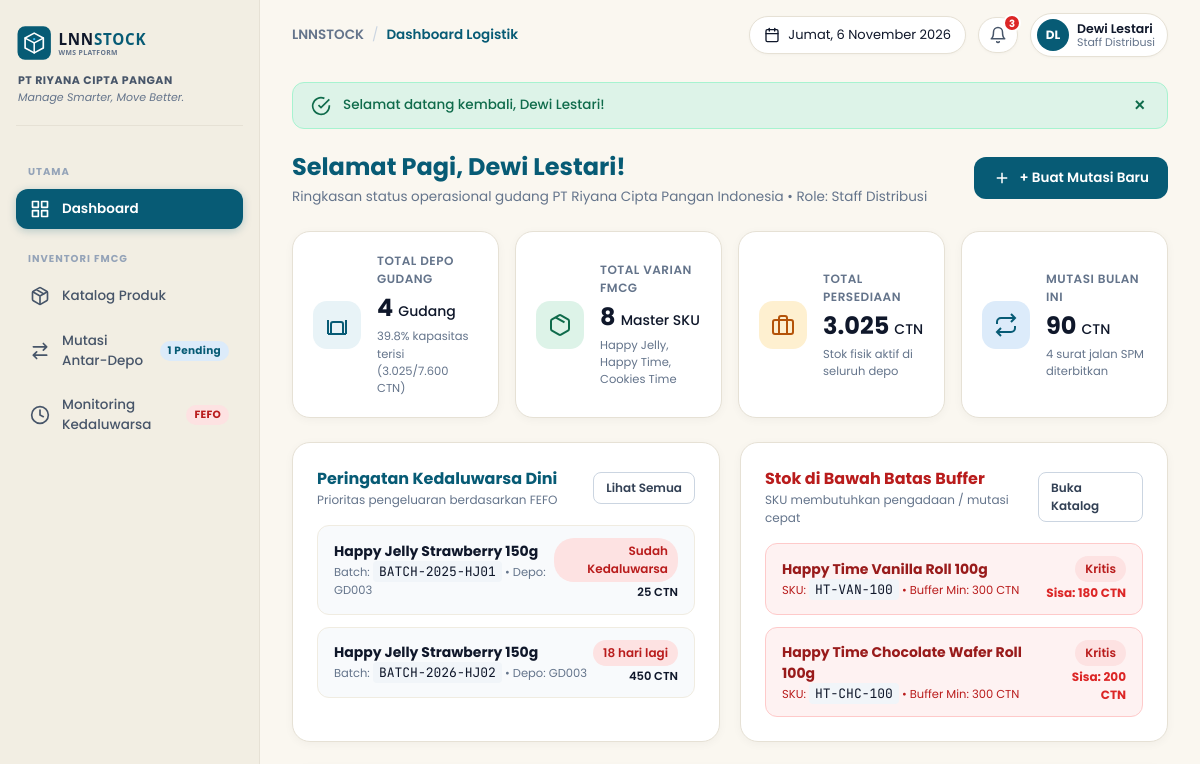
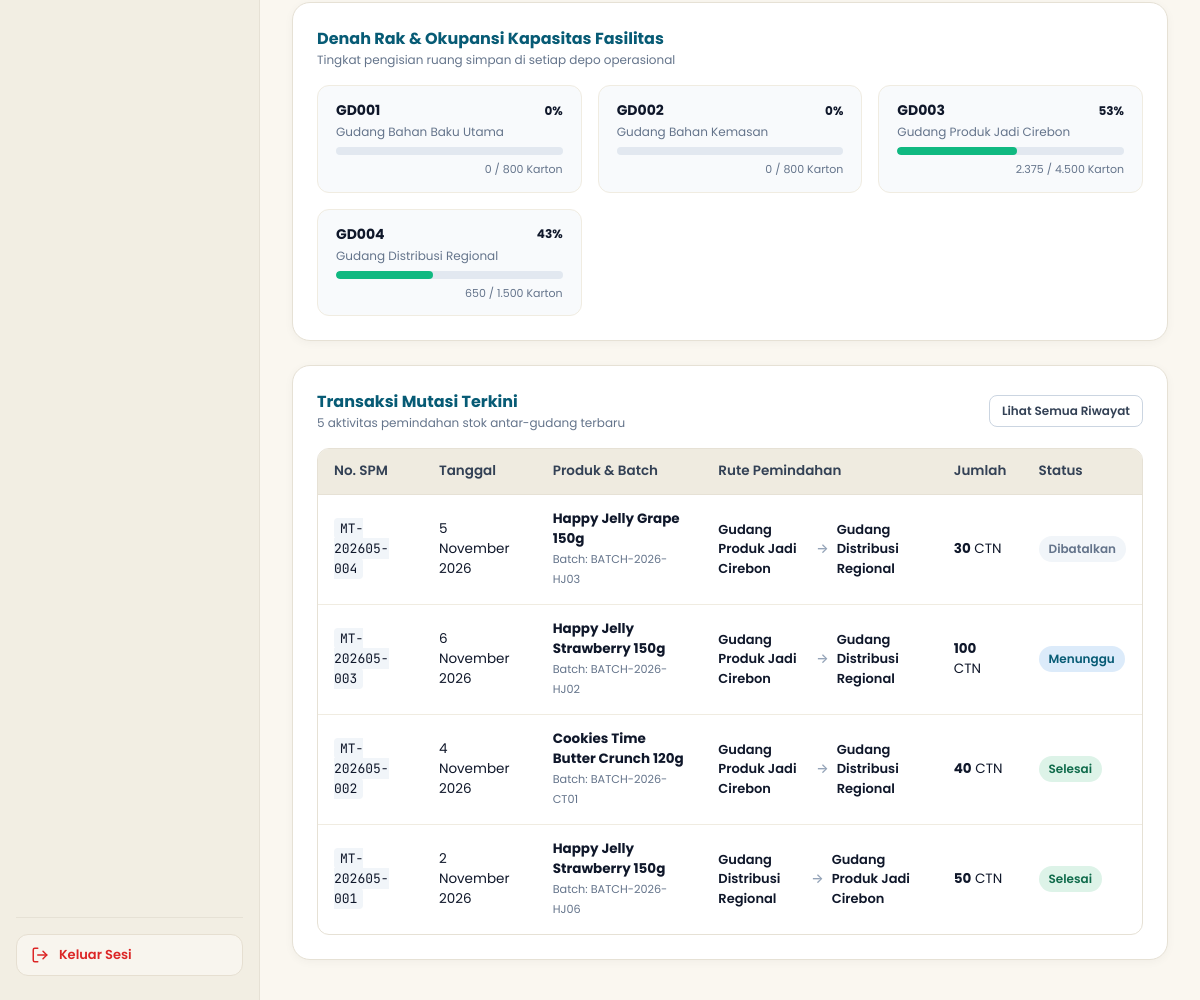
The page /?page=dashboard (signed in) on the database its author committed (2 pictures, top to bottom).
### tables this page shows
CREATE TABLE IF NOT EXISTS batch_stok (
  id INT AUTO_INCREMENT PRIMARY KEY,
  id_produk INT NOT NULL,
  id_depo INT NOT NULL,
  id_rak INT NULL,                         
  no_batch VARCHAR(30) NOT NULL,
  tgl_masuk DATE NOT NULL,                 
  tgl_expired DATE NOT NULL,               
  jumlah INT NOT NULL DEFAULT 0,           
  UNIQUE KEY uq_batch (no_batch, id_produk, id_depo),
  FOREIGN KEY (id_produk) REFERENCES produk(id) ON DELETE RESTRICT,
  FOREIGN KEY (id_depo)   REFERENCES depo(id)   ON DELETE RESTRICT,
  FOREIGN KEY (id_rak)    REFERENCES rak(id)    ON DELETE RESTRICT
);

CREATE TABLE IF NOT EXISTS produk (
  id INT AUTO_INCREMENT PRIMARY KEY,
  kode_sku VARCHAR(20) NOT NULL UNIQUE,    
  nama_produk VARCHAR(100) NOT NULL,
  kategori VARCHAR(40) NOT NULL,           
  isi_per_karton INT NOT NULL DEFAULT 1,
  masa_simpan_bulan INT NOT NULL DEFAULT 12,
  buffer_minimum INT NOT NULL DEFAULT 0,   
  gambar VARCHAR(150) NULL
);

CREATE TABLE IF NOT EXISTS depo (
  id INT AUTO_INCREMENT PRIMARY KEY,
  kode_depo VARCHAR(10) NOT NULL UNIQUE,   
  nama_depo VARCHAR(100) NOT NULL,
  jenis_depo VARCHAR(30) NOT NULL,         
  lokasi VARCHAR(150) NOT NULL,
  status VARCHAR(10) NOT NULL DEFAULT 'Aktif'
);

CREATE TABLE IF NOT EXISTS mutasi (
  id INT AUTO_INCREMENT PRIMARY KEY,
  no_mutasi VARCHAR(20) NOT NULL UNIQUE,   
  id_batch INT NOT NULL,                   
  id_depo_tujuan INT NOT NULL,
  jumlah INT NOT NULL,
  tanggal DATE NOT NULL,
  status VARCHAR(12) NOT NULL DEFAULT 'Menunggu',     
  id_user INT NOT NULL,
  FOREIGN KEY (id_batch)       REFERENCES batch_stok(id) ON DELETE RESTRICT,
  FOREIGN KEY (id_depo_tujuan) REFERENCES depo(id)       ON DELETE RESTRICT,
  FOREIGN KEY (id_user)        REFERENCES users(id)      ON DELETE RESTRICT
);

### views/dashboard/index.php (the view, shortened to what the rows shown need)
<div class="page-header">
    <div>
        <h1 class="page-title"><?= e($greeting) ?>, <?= e($currentUser['nama_lengkap'] ?? 'Agung Prayitno') ?>!</h1>
    </div>
</div>
<div class="form-grid-2" style="margin-bottom: 24px;">
    <div class="card" style="margin-bottom: 0;">
        <?php if (empty($urgentBatches)): ?>
            <p class="text-muted text-center" style="padding: 20px;">Tidak ada batch yang mendekati tanggal kedaluwarsa.</p>
        <?php else: ?>
            <div style="display:flex; flex-direction:column; gap: 12px;">
                <?php foreach ($urgentBatches as $ub): ?>
                    <?php
                    $sisa = (int) $ub['sisa_hari'];
                    $isLewat = $sisa < 0;
                    $badgeClass = ($sisa <= 30) ? 'badge-red' : 'badge-yellow';
                    $labelSisa = $isLewat ? 'Sudah Kedaluwarsa' : $sisa . ' hari lagi';
                    ?>
                    <div
                        style="display:flex; justify-content:space-between; align-items:center; padding: 12px 16px; background-color: #F8FAFC; border-radius: 12px; border: 1px solid var(--border-light);">
                        <div>
                            <strong><?= e($ub['nama_produk']) ?></strong>
                            <div style="font-size: 11.5px; color:#64748B;">
                                Batch: <code><?= e($ub['no_batch']) ?></code> &bull; Depo: <?= e($ub['kode_depo']) ?>
                            </div>
                        </div>
                        <div style="text-align: right;">
                            <span class="badge <?= $badgeClass ?>"><?= $labelSisa ?></span>
                            <div style="font-size: 11.5px; font-weight: 600; margin-top: 2px;">
                                <?= format_number($ub['jumlah']) ?> CTN
                            </div>
                        </div>
                    </div>
                <?php endforeach; ?>
            </div>
        <?php endif; ?>
    </div>
    <div class="card" style="margin-bottom: 0;">
        <?php if (empty($kritisProduk)): ?>
            <p class="text-muted text-center" style="padding: 20px;">Semua produk berada dalam batas buffer aman.</p>
        <?php else: ?>
            <div style="display:flex; flex-direction:column; gap: 12px;">
                <?php foreach ($kritisProduk as $kp): ?>
                    <div
                        style="display:flex; justify-content:space-between; align-items:center; padding: 12px 16px; background-color: #FEF2F2; border-radius: 12px; border: 1px solid #FECACA;">
                        <div>
                            <strong style="color: #991B1B;"><?= e($kp['nama_produk']) ?></strong>
                            <div style="font-size: 11.5px; color:#B91C1C;">
                                SKU: <code><?= e($kp['kode_sku']) ?></code> &bull; Buffer Min:
                                <?= format_number($kp['buffer_minimum']) ?> CTN
                            </div>
                        </div>
                        <div style="text-align: right;">
                            <span class="badge badge-red">Kritis</span>
                            <div style="font-size: 12px; font-weight: 700; color: #DC2626; margin-top: 2px;">
                                Sisa: <?= format_number($kp['stok_karton']) ?> CTN
                            </div>
                        </div>
                    </div>
                <?php endforeach; ?>
            </div>
        <?php endif; ?>
    </div>
</div>
<div class="card" style="margin-bottom: 24px;">
    <div style="display:grid; grid-template-columns: repeat(auto-fit, minmax(240px, 1fr)); gap: 16px;">
        <?php foreach ($depoSummaries as $ds): ?>
            <?php
            $kap = (int) $ds['kapasitas'];
            $isi = (int) $ds['terisi'];
            $pct = ($kap > 0) ? round(($isi / $kap) * 100) : 0;
            $pCol = ($pct > 90) ? 'progress-red' : (($pct >= 60) ? 'progress-yellow' : 'progress-green');
            ?>
            <div
                style="background-color: #F8FAFC; border: 1px solid var(--border-light); padding: 14px 18px; border-radius: 12px;">
                <div style="display:flex; justify-content:space-between; align-items:center;">
                    <strong><?= e($ds['kode_depo']) ?></strong>
                    <span style="font-size: 12px; font-weight: 700;"><?= $pct ?>%</span>
                </div>
                <div
                    style="font-size: 12px; color: #64748B; margin: 2px 0 6px; white-space:nowrap; overflow:hidden; text-overflow:ellipsis;">
                    <?= e($ds['nama_depo']) ?>
                </div>
                <div class="progress-bar-wrap">
                    <div class="progress-fill <?= $pCol ?>" style="width: <?= min(100, $pct) ?>%;"></div>
                </div>
                <div style="font-size: 11px; color:#64748B; margin-top: 6px; text-align:right;">
                    <?= format_number($isi) ?> / <?= format_number($kap) ?> Karton
                </div>
            </div>
        <?php endforeach; ?>
    </div>
</div>
<div class="card" style="margin-bottom: 0;">
    <div class="table-responsive">
        <table class="table-custom">
            <thead>
                <tr>
                    <th>No. SPM</th>
                    <th>Tanggal</th>
                    <th>Produk &amp; Batch</th>
                    <th>Rute Pemindahan</th>
                    <th>Jumlah</th>
                    <th>Status</th>
                </tr>
            </thead>
            <tbody>
                <?php if (empty($recentMutasi)): ?>
                    <tr>
                        <td colspan="6" class="text-center text-muted" style="padding: 24px;">Belum ada transaksi mutasi.
                        </td>
                    </tr>
                <?php else: ?>
                    <?php foreach ($recentMutasi as $rm): ?>
                        <tr>
                            <td><code class="code-mono"><?= e($rm['no_mutasi']) ?></code></td>
                            <td><?= format_date_id($rm['tanggal']) ?></td>
                            <td>
                                <strong><?= e($rm['nama_produk']) ?></strong><br>
                                <small class="text-muted">Batch: <?= e($rm['no_batch']) ?></small>
                            </td>
                            <td>
                                <div class="route-cell">
                                    <span><?= e($rm['depo_asal']) ?></span>
                                    <span class="route-arrow">&rarr;</span>
                                    <span><?= e($rm['depo_tujuan']) ?></span>
                                </div>
                            </td>
                            <td><strong><?= format_number($rm['jumlah']) ?></strong> CTN</td>
                            <td>
                                <?php if ($rm['status'] === 'Selesai'): ?>
                                    <span class="badge badge-green">Selesai</span>
                                <?php elseif ($rm['status'] === 'Menunggu'): ?>
                                    <span class="badge badge-blue">Menunggu</span>
                                <?php else: ?>
                                    <span class="badge badge-gray">Dibatalkan</span>
                                <?php endif; ?>
                            </td>
                        </tr>
                    <?php endforeach; ?>
                <?php endif; ?>
            </tbody>
        </table>
    </div>
</div>

### rows shown on the page
batch_stok: id_produk.nama_produk "Happy Jelly Strawberry 150g", no_batch "BATCH-2025-HJ01", id_depo.kode_depo "GD003", labelSisa "Sudah Kedaluwarsa", jumlah "25"
batch_stok: id_produk.nama_produk "Happy Jelly Strawberry 150g", no_batch "BATCH-2026-HJ02", id_depo.kode_depo "GD003", labelSisa "18 hari lagi", jumlah "450"
produk: nama_produk "Happy Time Vanilla Roll 100g", kode_sku "HT-VAN-100", buffer_minimum "300", stok_karton "180"
produk: nama_produk "Happy Time Chocolate Wafer Roll 100g", kode_sku "HT-CHC-100", buffer_minimum "300", stok_karton "200"
depo: kode_depo "GD001", pct "0", nama_depo "Gudang Bahan Baku Utama", isi "0", kap "800"
depo: kode_depo "GD002", pct "0", nama_depo "Gudang Bahan Kemasan", isi "0", kap "800"
depo: kode_depo "GD003", pct "53", nama_depo "Gudang Produk Jadi Cirebon", isi "2.375", kap "4.500"
depo: kode_depo "GD004", pct "43", nama_depo "Gudang Distribusi Regional", isi "650", kap "1.500"
mutasi: no_mutasi "MT-202605-004", tanggal "5 November 2026", produk.nama_produk "Happy Jelly Grape 150g", id_batch.no_batch "BATCH-2026-HJ03", depo.nama_depo "Gudang Produk Jadi Cirebon", id_depo_tujuan.nama_depo "Gudang Distribusi Regional", jumlah "30", status "Dibatalkan"
mutasi: no_mutasi "MT-202605-003", tanggal "6 November 2026", produk.nama_produk "Happy Jelly Strawberry 150g", id_batch.no_batch "BATCH-2026-HJ02", depo.nama_depo "Gudang Produk Jadi Cirebon", id_depo_tujuan.nama_depo "Gudang Distribusi Regional", jumlah "100", status "Menunggu"
mutasi: no_mutasi "MT-202605-002", tanggal "4 November 2026", produk.nama_produk "Cookies Time Butter Crunch 120g", id_batch.no_batch "BATCH-2026-CT01", depo.nama_depo "Gudang Produk Jadi Cirebon", id_depo_tujuan.nama_depo "Gudang Distribusi Regional", jumlah "40", status "Selesai"
mutasi: no_mutasi "MT-202605-001", tanggal "2 November 2026", produk.nama_produk "Happy Jelly Strawberry 150g", id_batch.no_batch "BATCH-2026-HJ06", depo.nama_depo "Gudang Distribusi Regional", id_depo_tujuan.nama_depo "Gudang Produk Jadi Cirebon", jumlah "50", status "Selesai"

### other values the page prints
$pendingMutasiCount "1"
$pageTitle "Dashboard Logistik"
$kritisBatchCount "3"
$inisial ?: 'AP' "DL"
$currentUser['nama_lengkap'] "Dewi Lestari"
$currentUser['role'] "Staff Distribusi"
flash_get('success') "Selamat datang kembali, Dewi Lestari!"
$greeting "Selamat Pagi"
$totalDepo "4"
$okupansiGlobal "39.8"
format_number($totalStok) "3.025"
format_number($totalKapasitas) "7.600"
$totalSku "8"
format_number($kartonMutasi) "90"
$mutasiBulanIni "4"
